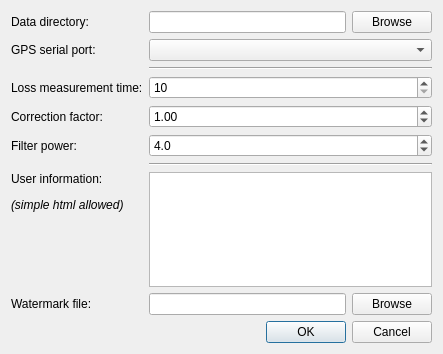
<?xml version="1.0" encoding="UTF-8"?>
<ui version="4.0">
 <class>WndSettings</class>
 <widget class="QDialog" name="WndSettings">
  <property name="geometry">
   <rect>
    <x>0</x>
    <y>0</y>
    <width>443</width>
    <height>354</height>
   </rect>
  </property>
  <property name="windowTitle">
   <string>Dialog</string>
  </property>
  <layout class="QFormLayout" name="formLayout">
   <item row="0" column="0">
    <widget class="QLabel" name="label">
     <property name="text">
      <string>Data directory:</string>
     </property>
    </widget>
   </item>
   <item row="0" column="1">
    <layout class="QHBoxLayout" name="horizontalLayout">
     <item>
      <widget class="QLineEdit" name="leDataDir"/>
     </item>
     <item>
      <widget class="QPushButton" name="bntBrowse">
       <property name="text">
        <string>Browse</string>
       </property>
      </widget>
     </item>
    </layout>
   </item>
   <item row="1" column="0">
    <widget class="QLabel" name="label_2">
     <property name="text">
      <string>GPS serial port:</string>
     </property>
    </widget>
   </item>
   <item row="1" column="1">
    <widget class="QComboBox" name="cbGpsPort"/>
   </item>
   <item row="2" column="1">
    <widget class="Line" name="line">
     <property name="orientation">
      <enum>Qt::Horizontal</enum>
     </property>
    </widget>
   </item>
   <item row="3" column="0">
    <widget class="QLabel" name="label_3">
     <property name="text">
      <string>Loss measurement time:</string>
     </property>
    </widget>
   </item>
   <item row="3" column="1">
    <widget class="QSpinBox" name="sbLossTime">
     <property name="minimum">
      <number>10</number>
     </property>
     <property name="maximum">
      <number>30</number>
     </property>
    </widget>
   </item>
   <item row="4" column="0">
    <widget class="QLabel" name="label_6">
     <property name="text">
      <string>Correction factor:</string>
     </property>
    </widget>
   </item>
   <item row="4" column="1">
    <widget class="QDoubleSpinBox" name="dsbCorrectionFactor">
     <property name="minimum">
      <double>0.500000000000000</double>
     </property>
     <property name="maximum">
      <double>1.500000000000000</double>
     </property>
     <property name="singleStep">
      <double>0.010000000000000</double>
     </property>
     <property name="value">
      <double>1.000000000000000</double>
     </property>
    </widget>
   </item>
   <item row="5" column="0">
    <widget class="QLabel" name="label_7">
     <property name="text">
      <string>Filter power:</string>
     </property>
    </widget>
   </item>
   <item row="5" column="1">
    <widget class="QDoubleSpinBox" name="dsbFilterPower">
     <property name="decimals">
      <number>1</number>
     </property>
     <property name="minimum">
      <double>0.500000000000000</double>
     </property>
     <property name="maximum">
      <double>10.000000000000000</double>
     </property>
     <property name="value">
      <double>4.000000000000000</double>
     </property>
    </widget>
   </item>
   <item row="6" column="0">
    <widget class="Line" name="line_3">
     <property name="orientation">
      <enum>Qt::Horizontal</enum>
     </property>
    </widget>
   </item>
   <item row="6" column="1">
    <widget class="Line" name="line_2">
     <property name="orientation">
      <enum>Qt::Horizontal</enum>
     </property>
    </widget>
   </item>
   <item row="7" column="1">
    <widget class="QPlainTextEdit" name="pteUserInfo"/>
   </item>
   <item row="8" column="0">
    <widget class="QLabel" name="label_5">
     <property name="text">
      <string>Watermark file:</string>
     </property>
    </widget>
   </item>
   <item row="8" column="1">
    <layout class="QHBoxLayout" name="horizontalLayout_2">
     <item>
      <widget class="QLineEdit" name="leWatermark"/>
     </item>
     <item>
      <widget class="QPushButton" name="bntBrowseWatermark">
       <property name="text">
        <string>Browse</string>
       </property>
      </widget>
     </item>
    </layout>
   </item>
   <item row="9" column="0" colspan="2">
    <widget class="QDialogButtonBox" name="buttonBox">
     <property name="orientation">
      <enum>Qt::Horizontal</enum>
     </property>
     <property name="standardButtons">
      <set>QDialogButtonBox::Cancel|QDialogButtonBox::Ok</set>
     </property>
    </widget>
   </item>
   <item row="7" column="0">
    <widget class="QLabel" name="label_4">
     <property name="text">
      <string>&lt;html&gt;&lt;head/&gt;&lt;body&gt;&lt;p&gt;User information:&lt;/p&gt;&lt;p&gt;&lt;span style=&quot; font-style:italic;&quot;&gt;(simple html allowed)&lt;/span&gt;&lt;/p&gt;&lt;/body&gt;&lt;/html&gt;</string>
     </property>
     <property name="alignment">
      <set>Qt::AlignLeading|Qt::AlignLeft|Qt::AlignTop</set>
     </property>
    </widget>
   </item>
  </layout>
 </widget>
 <resources/>
 <connections>
  <connection>
   <sender>buttonBox</sender>
   <signal>accepted()</signal>
   <receiver>WndSettings</receiver>
   <slot>accept()</slot>
   <hints>
    <hint type="sourcelabel">
     <x>215</x>
     <y>112</y>
    </hint>
    <hint type="destinationlabel">
     <x>215</x>
     <y>66</y>
    </hint>
   </hints>
  </connection>
  <connection>
   <sender>buttonBox</sender>
   <signal>rejected()</signal>
   <receiver>WndSettings</receiver>
   <slot>reject()</slot>
   <hints>
    <hint type="sourcelabel">
     <x>215</x>
     <y>112</y>
    </hint>
    <hint type="destinationlabel">
     <x>215</x>
     <y>66</y>
    </hint>
   </hints>
  </connection>
 </connections>
</ui>
